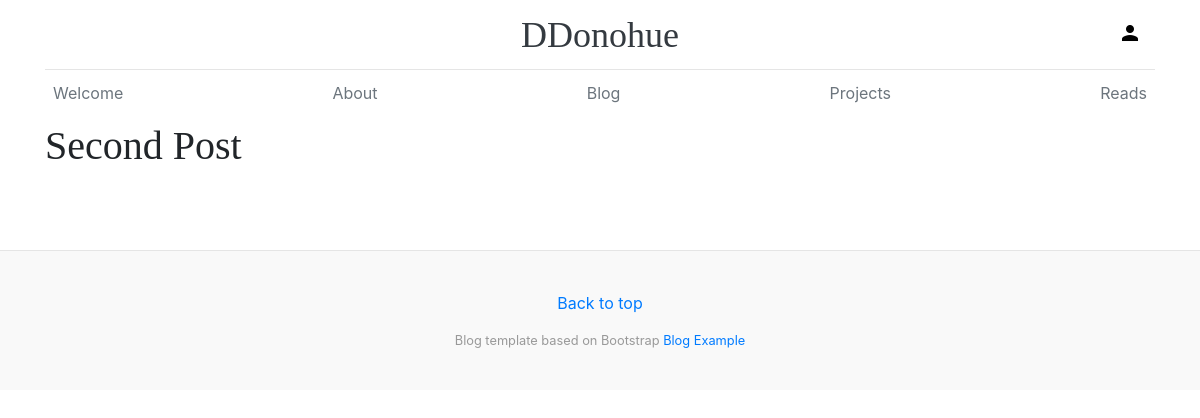
Before: /blog/post/2/ with the older database file.
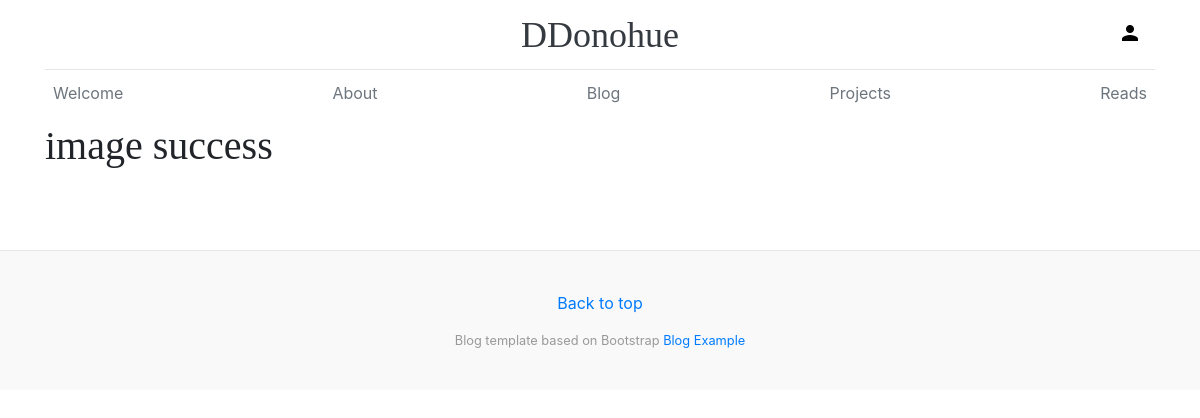
After: the same page with the newer database file.
### blog/models.py (models this page shows, shortened)
class Post(models.Model):
    author = models.ForeignKey('auth.User', on_delete=models.CASCADE)
    title = models.CharField(max_length=256)
    text = MarkdownxField()
    thumbnail = CloudinaryField(blank=True, null=True, resource_type='image')
    create_date = models.DateTimeField(default=timezone.now)
    publish_date = models.DateTimeField(blank=True, null=True)

### blog/views.py (the view)
# urls.py: path('post/<int:pk>/', views.PostDetailView.as_view(), name='post_detail'),
class PostDetailView(DetailView):
    model = Post

### blog/templatetags/custom.py (called while the page is built)
@register.filter
def render_markdown(text):
    return markdownify(text)

### blog/templates/blog/post_detail.html (shortened to what this page needs)
{% extends "base.html" %}
{% load custom %}
{% block content %}
<div class="row">
  <div class="col-md-8 blog-post">
    <h3 class="blog-post-title">{{ post.title }}</h3>
  </div>
  <div class="col-md-4">
  </div>
</div>
{% endblock %}

Changed rows visible on the page:
changed Post: title "Second Post" → "image success"
